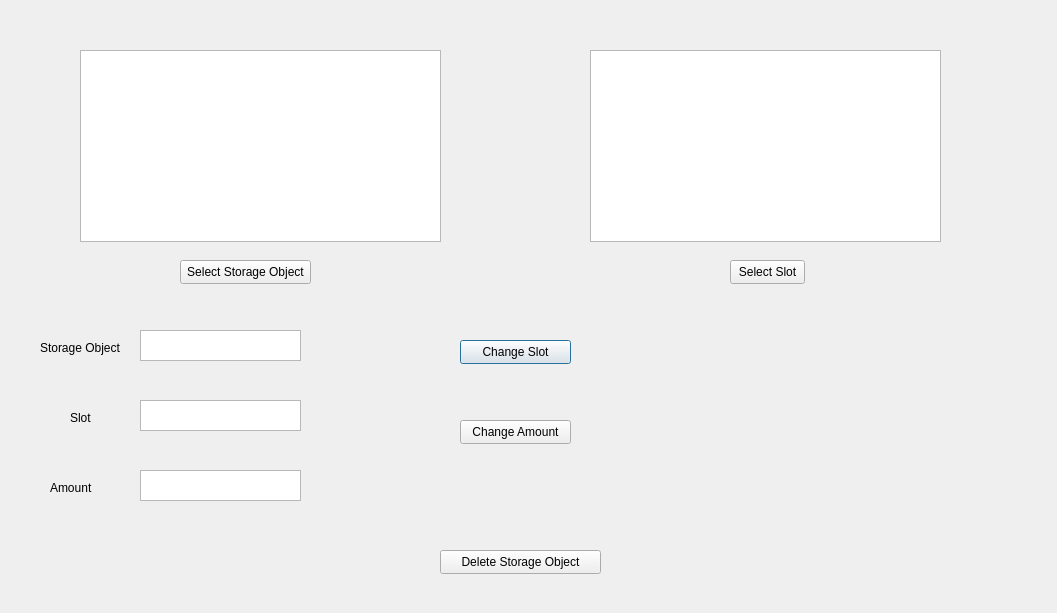
<?xml version="1.0" encoding="UTF-8"?>
<ui version="4.0">
 <class>ManageStock</class>
 <widget class="QDialog" name="ManageStock">
  <property name="geometry">
   <rect>
    <x>0</x>
    <y>0</y>
    <width>1057</width>
    <height>613</height>
   </rect>
  </property>
  <property name="windowTitle">
   <string>Dialog</string>
  </property>
  <widget class="QTableView" name="tableView_storage_object">
   <property name="geometry">
    <rect>
     <x>80</x>
     <y>50</y>
     <width>361</width>
     <height>192</height>
    </rect>
   </property>
  </widget>
  <widget class="QTableView" name="tableView_free_slot">
   <property name="geometry">
    <rect>
     <x>590</x>
     <y>50</y>
     <width>351</width>
     <height>192</height>
    </rect>
   </property>
  </widget>
  <widget class="QPushButton" name="pushButton_change_slot">
   <property name="geometry">
    <rect>
     <x>460</x>
     <y>340</y>
     <width>111</width>
     <height>24</height>
    </rect>
   </property>
   <property name="text">
    <string>Change Slot</string>
   </property>
  </widget>
  <widget class="QPushButton" name="pushButton_change_amount">
   <property name="geometry">
    <rect>
     <x>460</x>
     <y>420</y>
     <width>111</width>
     <height>24</height>
    </rect>
   </property>
   <property name="text">
    <string>Change Amount</string>
   </property>
  </widget>
  <widget class="QPushButton" name="pushButton_select_storage_object">
   <property name="geometry">
    <rect>
     <x>180</x>
     <y>260</y>
     <width>131</width>
     <height>24</height>
    </rect>
   </property>
   <property name="text">
    <string>Select Storage Object</string>
   </property>
  </widget>
  <widget class="QPushButton" name="pushButton_select_slot">
   <property name="geometry">
    <rect>
     <x>730</x>
     <y>260</y>
     <width>75</width>
     <height>24</height>
    </rect>
   </property>
   <property name="text">
    <string>Select Slot</string>
   </property>
  </widget>
  <widget class="QPushButton" name="pushButton_delete_so">
   <property name="geometry">
    <rect>
     <x>440</x>
     <y>550</y>
     <width>161</width>
     <height>24</height>
    </rect>
   </property>
   <property name="text">
    <string>Delete Storage Object</string>
   </property>
  </widget>
  <widget class="QPlainTextEdit" name="plainTextEdit_so_id">
   <property name="geometry">
    <rect>
     <x>140</x>
     <y>330</y>
     <width>161</width>
     <height>31</height>
    </rect>
   </property>
   <property name="textInteractionFlags">
    <set>Qt::TextSelectableByMouse</set>
   </property>
  </widget>
  <widget class="QPlainTextEdit" name="plainTextEdit_slot_id">
   <property name="geometry">
    <rect>
     <x>140</x>
     <y>400</y>
     <width>161</width>
     <height>31</height>
    </rect>
   </property>
   <property name="textInteractionFlags">
    <set>Qt::TextSelectableByMouse</set>
   </property>
  </widget>
  <widget class="QPlainTextEdit" name="plainTextEdit_amount">
   <property name="geometry">
    <rect>
     <x>140</x>
     <y>470</y>
     <width>161</width>
     <height>31</height>
    </rect>
   </property>
  </widget>
  <widget class="QLabel" name="label">
   <property name="geometry">
    <rect>
     <x>40</x>
     <y>340</y>
     <width>91</width>
     <height>16</height>
    </rect>
   </property>
   <property name="text">
    <string>Storage Object</string>
   </property>
  </widget>
  <widget class="QLabel" name="label_2">
   <property name="geometry">
    <rect>
     <x>70</x>
     <y>410</y>
     <width>31</width>
     <height>16</height>
    </rect>
   </property>
   <property name="text">
    <string>Slot</string>
   </property>
  </widget>
  <widget class="QLabel" name="label_3">
   <property name="geometry">
    <rect>
     <x>50</x>
     <y>480</y>
     <width>49</width>
     <height>16</height>
    </rect>
   </property>
   <property name="text">
    <string>Amount</string>
   </property>
  </widget>
 </widget>
 <resources/>
 <connections/>
</ui>
